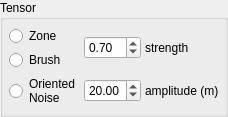
                 <widget class="QGroupBox" name="groupBox_8">
                  <property name="title">
                   <string>Tensor</string>
                  </property>
                  <layout class="QGridLayout" name="grid_groupBox_8" columnstretch="3,2,3">
                   <property name="leftMargin">
                    <number>6</number>
                   </property>
                   <property name="topMargin">
                    <number>6</number>
                   </property>
                   <property name="rightMargin">
                    <number>6</number>
                   </property>
                   <property name="bottomMargin">
                    <number>6</number>
                   </property>
                   <property name="spacing">
                    <number>4</number>
                   </property>
                   <item row="0" column="0">
                    <widget class="QRadioButton" name="Objects_SlopeOrientation">
                     <property name="styleSheet">
                      <string notr="true">QRadioButton::indicator {
	image: url(./UI/Icons/SlopeOrientationSmall.png);
}</string>
                     </property>
                     <property name="text">
                      <string>Zone</string>
                     </property>
                    </widget>
                   </item>
                   <item row="0" column="1" rowspan="2">
                    <widget class="QDoubleSpinBox" name="doubleSpinBox_Strength">
                     <property name="maximum">
                      <double>1.000000000000000</double>
                     </property>
                     <property name="singleStep">
                      <double>0.010000000000000</double>
                     </property>
                     <property name="value">
                      <double>0.700000000000000</double>
                     </property>
                    </widget>
                   </item>
                   <item row="0" column="2" rowspan="2">
                    <widget class="QLabel" name="riverWidth_Label_2">
                     <property name="text">
                      <string>strength</string>
                     </property>
                    </widget>
                   </item>
                   <item row="1" column="0">
                    <widget class="QRadioButton" name="Objects_SlopeTensorBrush">
                     <property name="styleSheet">
                      <string notr="true">QRadioButton::indicator {
	image: url(./UI/Icons/SlopeOrientationSmall.png);
}</string>
                     </property>
                     <property name="text">
                      <string>Brush</string>
                     </property>
                    </widget>
                   </item>
                   <item row="2" column="0">
                    <widget class="QRadioButton" name="Objects_TensorNoise">
                     <property name="styleSheet">
                      <string notr="true">QRadioButton::indicator {
	image: url(./UI/Icons/SlopeOrientationSmall.png);
}</string>
                     </property>
                     <property name="text">
                      <string>Oriented
Noise</string>
                     </property>
                    </widget>
                   </item>
                   <item row="2" column="1">
                    <widget class="QDoubleSpinBox" name="doubleSpinBox_NoiseAmplitude">
                     <property name="maximum">
                      <double>50.000000000000000</double>
                     </property>
                     <property name="singleStep">
                      <double>5.000000000000000</double>
                     </property>
                     <property name="value">
                      <double>20.000000000000000</double>
                     </property>
                    </widget>
                   </item>
                   <item row="2" column="2">
                    <widget class="QLabel" name="riverWidth_Label_3">
                     <property name="text">
                      <string>amplitude (m)</string>
                     </property>
                    </widget>
                   </item>
                  </layout>
                 </widget>
